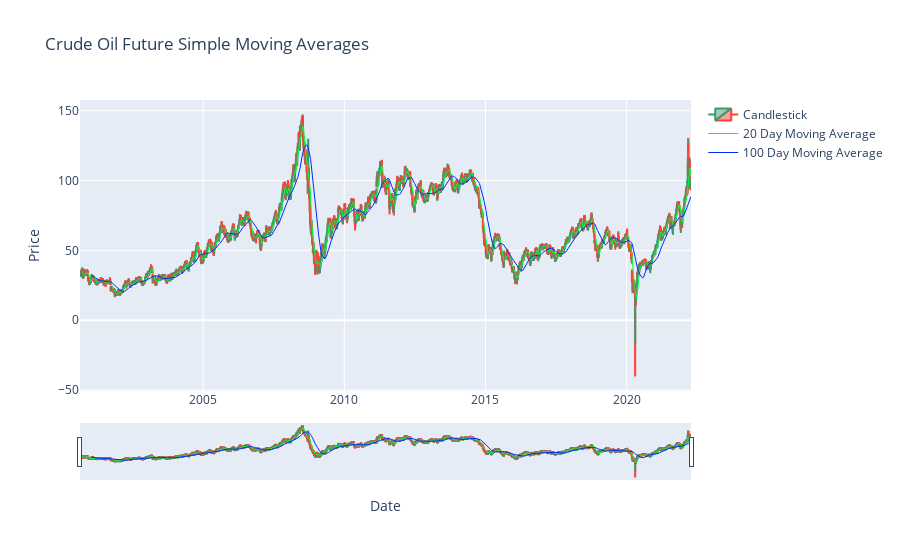

The notebook cell saved with this chart:
### Code cell
fig = go.Figure()
candle = go.Candlestick(x = data.index, open = data['Open'],
high = data['High'], low = data['Low'], close = data['Close'], name="Candlestick")

mov_avg_20 = go.Scatter(x = data.index, y= data['20d Moving Average'],
line = dict(color = 'rgb(0, 255, 60)', width = 1), name = "20 Day Moving Average")

mov_avg_100 = go.Scatter(x = data.index, y= data['100d Moving Average'],
line = dict(color = 'rgb(0, 43, 255)', width = 1), name = "100 Day Moving Average")

fig.add_trace(candle)
fig.add_trace(mov_avg_20)
fig.add_trace(mov_avg_100)

fig.update_xaxes(title = "Date", rangeslider_visible = True)
fig.update_yaxes(title = "Price")

fig.update_layout(title = "Crude Oil Future Simple Moving Averages", showlegend = True)
fig.show()

### Figure 1 — Plotly figure (JSON) as saved in the notebook; plotly's stock layout.template omitted (floating-point values rounded to 4 significant figures; data arrays with more than 128 entries replaced by an {"elided": "..."} marker saying what was removed)
{"data": [{"close": {"elided": "5433 float values"}, "high": {"elided": "5433 float values"}, "low": {"elided": "5433 float values"}, "name": "Candlestick", "open": {"elided": "5433 float values"}, "type": "candlestick", "x": {"elided": "5433 str values"}}, {"line": {"color": "rgb(0, 255, 60)", "width": 1}, "name": "20 Day Moving Average", "type": "scatter", "x": {"elided": "5433 str values"}, "y": {"elided": "5433 float values"}}, {"line": {"color": "rgb(0, 43, 255)", "width": 1}, "name": "100 Day Moving Average", "type": "scatter", "x": {"elided": "5433 str values"}, "y": {"elided": "5433 float values"}}], "layout": {"showlegend": true, "title": {"text": "Crude Oil Future Simple Moving Averages"}, "xaxis": {"rangeslider": {"visible": true}, "title": {"text": "Date"}}, "yaxis": {"title": {"text": "Price"}}}}
